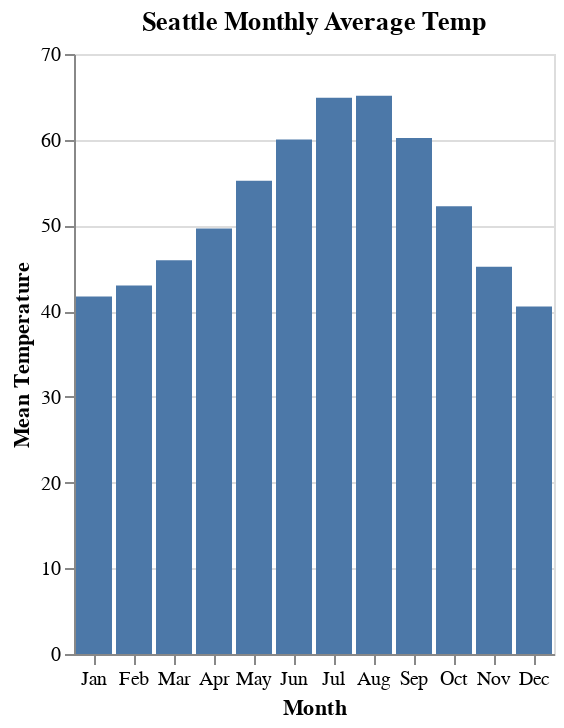

Source (notebook cell):
### Code cell
alt.Chart(temps, title="Seattle Monthly Average Temp").mark_bar().encode(
    x=alt.X('date:O', timeUnit='month', title='Month'),
    y=alt.Y('mean(temp):Q', title="Mean Temperature"),
)

### Figure 1 — Vega-Lite specification as saved in the notebook (floating-point values rounded to 4 significant figures; data arrays with more than 128 entries replaced by an {"elided": "..."} marker saying what was removed)
{"config": {"view": {"continuousWidth": 400, "continuousHeight": 300}}, "data": {"name": "data-11cb5410596269ffd07beaa65f03d79d"}, "mark": "bar", "encoding": {"x": {"type": "ordinal", "field": "date", "timeUnit": "month", "title": "Month"}, "y": {"type": "quantitative", "aggregate": "mean", "field": "temp", "title": "Mean Temperature"}}, "title": "Seattle Monthly Average Temp", "$schema": "https://vega.github.io/schema/vega-lite/v4.0.0.json", "datasets": {"data-11cb5410596269ffd07beaa65f03d79d": {"elided": "8759 records"}}}
